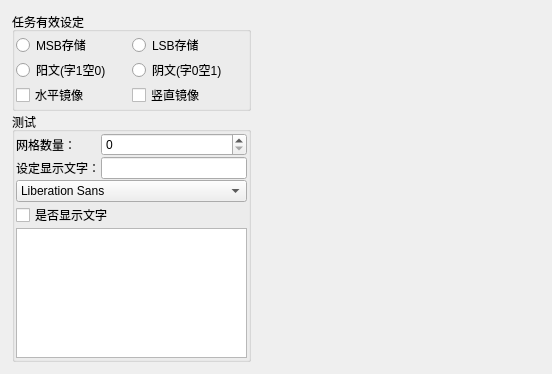
<?xml version="1.0" encoding="UTF-8"?>
<ui version="4.0">
 <class>SettingForm</class>
 <widget class="QWidget" name="SettingForm">
  <property name="geometry">
   <rect>
    <x>0</x>
    <y>0</y>
    <width>552</width>
    <height>374</height>
   </rect>
  </property>
  <property name="windowTitle">
   <string>Form</string>
  </property>
  <layout class="QHBoxLayout" name="horizontalLayout_4" stretch="1,2">
   <item>
    <layout class="QVBoxLayout" name="verticalLayout" stretch="0,3">
     <property name="spacing">
      <number>1</number>
     </property>
     <property name="margin">
      <number>1</number>
     </property>
     <item>
      <widget class="QGroupBox" name="groupBox_2">
       <property name="title">
        <string>任务有效设定</string>
       </property>
       <layout class="QVBoxLayout" name="verticalLayout_3" stretch="1,1,1">
        <property name="spacing">
         <number>1</number>
        </property>
        <property name="margin">
         <number>1</number>
        </property>
        <item>
         <layout class="QHBoxLayout" name="horizontalLayout_2">
          <property name="spacing">
           <number>1</number>
          </property>
          <item>
           <widget class="QRadioButton" name="radioButton_MSB">
            <property name="text">
             <string>MSB存储</string>
            </property>
           </widget>
          </item>
          <item>
           <widget class="QRadioButton" name="radioButton_LSB">
            <property name="text">
             <string>LSB存储</string>
            </property>
           </widget>
          </item>
         </layout>
        </item>
        <item>
         <layout class="QHBoxLayout" name="horizontalLayout">
          <property name="spacing">
           <number>1</number>
          </property>
          <item>
           <widget class="QRadioButton" name="radioButton_CharT1">
            <property name="text">
             <string>阳文(字1空0)</string>
            </property>
           </widget>
          </item>
          <item>
           <widget class="QRadioButton" name="radioButton_CharT0">
            <property name="text">
             <string>阴文(字0空1)</string>
            </property>
           </widget>
          </item>
         </layout>
        </item>
        <item>
         <layout class="QHBoxLayout" name="horizontalLayout_3">
          <property name="spacing">
           <number>1</number>
          </property>
          <item>
           <widget class="QCheckBox" name="checkBox_HorFirst">
            <property name="text">
             <string>水平镜像</string>
            </property>
           </widget>
          </item>
          <item>
           <widget class="QCheckBox" name="checkBox_VerFirst">
            <property name="text">
             <string>竖直镜像</string>
            </property>
           </widget>
          </item>
         </layout>
        </item>
       </layout>
      </widget>
     </item>
     <item>
      <widget class="QGroupBox" name="groupBox">
       <property name="sizePolicy">
        <sizepolicy hsizetype="Preferred" vsizetype="Preferred">
         <horstretch>0</horstretch>
         <verstretch>1</verstretch>
        </sizepolicy>
       </property>
       <property name="title">
        <string>测试</string>
       </property>
       <layout class="QVBoxLayout" name="verticalLayout_2">
        <property name="spacing">
         <number>1</number>
        </property>
        <property name="margin">
         <number>1</number>
        </property>
        <item>
         <layout class="QGridLayout" name="gridLayout">
          <item row="0" column="0" colspan="2">
           <widget class="QLabel" name="label">
            <property name="text">
             <string>网格数量：</string>
            </property>
            <property name="buddy">
             <cstring>griddingNumber</cstring>
            </property>
           </widget>
          </item>
          <item row="0" column="2">
           <widget class="QSpinBox" name="griddingNumber"/>
          </item>
          <item row="1" column="0" colspan="2">
           <widget class="QLabel" name="label_2">
            <property name="text">
             <string>设定显示文字：</string>
            </property>
            <property name="buddy">
             <cstring>mainChar</cstring>
            </property>
           </widget>
          </item>
          <item row="1" column="2">
           <widget class="QLineEdit" name="mainChar"/>
          </item>
         </layout>
        </item>
        <item>
         <widget class="QFontComboBox" name="fontComboBox">
          <property name="sizePolicy">
           <sizepolicy hsizetype="Preferred" vsizetype="Fixed">
            <horstretch>1</horstretch>
            <verstretch>0</verstretch>
           </sizepolicy>
          </property>
          <property name="editable">
           <bool>false</bool>
          </property>
         </widget>
        </item>
        <item>
         <widget class="QCheckBox" name="checkBox_ShowChar">
          <property name="text">
           <string>是否显示文字</string>
          </property>
         </widget>
        </item>
        <item>
         <widget class="QTextEdit" name="textEdit">
          <property name="sizePolicy">
           <sizepolicy hsizetype="Expanding" vsizetype="Expanding">
            <horstretch>1</horstretch>
            <verstretch>1</verstretch>
           </sizepolicy>
          </property>
         </widget>
        </item>
       </layout>
      </widget>
     </item>
    </layout>
   </item>
   <item>
    <widget class="CharWidget" name="charWidget" native="true">
     <property name="sizePolicy">
      <sizepolicy hsizetype="Expanding" vsizetype="Expanding">
       <horstretch>2</horstretch>
       <verstretch>2</verstretch>
      </sizepolicy>
     </property>
    </widget>
   </item>
  </layout>
 </widget>
 <customwidgets>
  <customwidget>
   <class>CharWidget</class>
   <extends>QWidget</extends>
   <header>charwidget.h</header>
   <container>1</container>
  </customwidget>
 </customwidgets>
 <tabstops>
  <tabstop>radioButton_MSB</tabstop>
  <tabstop>radioButton_LSB</tabstop>
  <tabstop>checkBox_HorFirst</tabstop>
  <tabstop>checkBox_VerFirst</tabstop>
  <tabstop>radioButton_CharT1</tabstop>
  <tabstop>radioButton_CharT0</tabstop>
  <tabstop>griddingNumber</tabstop>
  <tabstop>mainChar</tabstop>
  <tabstop>checkBox_ShowChar</tabstop>
  <tabstop>textEdit</tabstop>
 </tabstops>
 <resources/>
 <connections/>
</ui>
